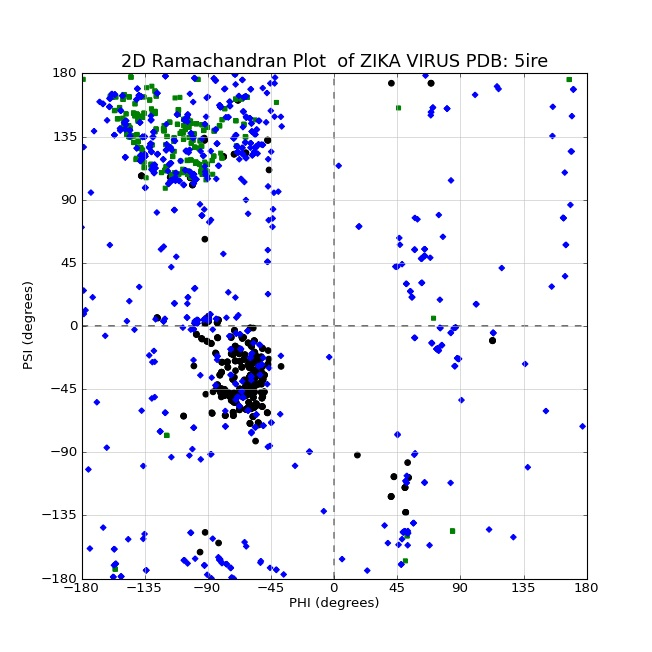

Recreate this plot in Python.
import matplotlib.pyplot as plt
import chimera, numpy as np

def ramaPlot(res_L, saveFilePath = ""):
    plt.ion()
    fig = plt.figure(figsize = (8,8))

    ax = fig.add_subplot(111, aspect = 'equal')
    ax.set_title("2D Ramachandran Plot  of ZIKA VIRUS PDB: " + saveFilePath, fontsize = 16)
    ax.set_xlabel("PHI (degrees)", fontsize = 12)
    ax.set_ylabel("PSI (degrees)", fontsize = 12)
    ax.set_xlim([-180, 180])
    ax.set_ylim([-180, 180])
    ax.set_xticks([-180, -135, -90, -45, 0, 45, 90, 135, 180])
    ax.set_yticks([-180, -135, -90, -45, 0, 45, 90, 135, 180])
    ax.grid(True, linestyle = '-', color = '0.75')
    ax.hlines(0, -180, 180, colors='k', linestyles='dashed')
    ax.vlines(0, -180, 180, colors='k', linestyles='dashed')

    # Initialization:
    # List indicies: 0 for Helix, 1 for Strand, and 2 for Coil.
    colors_T = ('k', 'g', 'b') # Marker colors for Helix, Strand, and Coil.
    shapes_T = ('o', 's', 'd') # Marker shapes for Helix, Strand, and Coil.
    phi_L = [[], [], []]    # Phi lists for Helix, Strand, and Coil
    psi_L = [[], [], []]    # Psi lists for Helix, Strand, and Coil 

        
    # Generate the phi, psi coordinate lists:
    for r in res_L:
        if r.phi is None or r.psi is None: continue # Skip if residue has no phi, psi attributes.
        if r.isHelix:
            phi_L[0].append(r.phi)
            psi_L[0].append(r.psi)
        if r.isStrand:
            phi_L[1].append(r.phi)
            psi_L[1].append(r.psi)    
        if not (r.isHelix or r.isStrand):
            phi_L[2].append(r.phi)
            psi_L[2].append(r.psi)

    # Drop in the markers:
    for i in range(3):
        ax.scatter(phi_L[i], psi_L[i], s = 20, color = colors_T[i], marker = shapes_T[i])

    # Save file if the saveFilePath parameter is not the empty string.
    if saveFilePath != "":
        fig.savefig(saveFilePath + "_RamachandranPlot", dpi = fig.dpi)
        
    #raw_input("Hit Enter to dismiss the plot.")
    #plt.close()


#==============================================================================

#pdbIDchars = raw_input("Type in 4 character PDB ID or PDB file name: \n")
prot = chimera.openModels.open("5ire", type="PDB")[0]

ramaPlot(prot.residues, "5ire")
